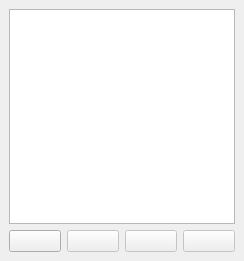
<?xml version="1.0" encoding="UTF-8"?>
<ui version="4.0">
 <class>GridViewDock</class>
 <widget class="QDockWidget" name="GridViewDock">
  <property name="geometry">
   <rect>
    <x>0</x>
    <y>0</y>
    <width>244</width>
    <height>261</height>
   </rect>
  </property>
  <property name="minimumSize">
   <size>
    <width>0</width>
    <height>0</height>
   </size>
  </property>
  <property name="mouseTracking">
   <bool>false</bool>
  </property>
  <property name="windowIcon">
   <iconset resource="../resources.qrc">
    <normaloff>:/img/hammer.png</normaloff>:/img/hammer.png</iconset>
  </property>
  <property name="toolTip">
   <string>These are your grid views. They can be customized. Right-click for editing options...</string>
  </property>
  <property name="statusTip">
   <string>These are your grid views. They can be customized. Right-click for editing options...</string>
  </property>
  <property name="whatsThis">
   <string>These are your grid views. They can be customized. Right-click for editing options...</string>
  </property>
  <property name="windowTitle">
   <string>Grid Views</string>
  </property>
  <widget class="QWidget" name="main_widget">
   <property name="enabled">
    <bool>true</bool>
   </property>
   <property name="toolTip">
    <string/>
   </property>
   <layout class="QVBoxLayout" name="verticalLayout">
    <item>
     <widget class="QListWidget" name="list_views">
      <property name="enabled">
       <bool>true</bool>
      </property>
      <property name="font">
       <font>
        <pointsize>8</pointsize>
       </font>
      </property>
      <property name="contextMenuPolicy">
       <enum>Qt::CustomContextMenu</enum>
      </property>
      <property name="editTriggers">
       <set>QAbstractItemView::NoEditTriggers</set>
      </property>
      <property name="alternatingRowColors">
       <bool>true</bool>
      </property>
      <property name="uniformItemSizes">
       <bool>true</bool>
      </property>
     </widget>
    </item>
    <item>
     <layout class="QHBoxLayout" name="horizontalLayout">
      <item>
       <widget class="QPushButton" name="btn_add">
        <property name="toolTip">
         <string>Add a new grid view.</string>
        </property>
        <property name="text">
         <string/>
        </property>
        <property name="icon">
         <iconset resource="../resources.qrc">
          <normaloff>:/img/table--plus.png</normaloff>:/img/table--plus.png</iconset>
        </property>
       </widget>
      </item>
      <item>
       <widget class="QPushButton" name="btn_edit">
        <property name="enabled">
         <bool>false</bool>
        </property>
        <property name="toolTip">
         <string>Edit the selected grid view.</string>
        </property>
        <property name="text">
         <string/>
        </property>
        <property name="icon">
         <iconset resource="../resources.qrc">
          <normaloff>:/img/table--pencil.png</normaloff>:/img/table--pencil.png</iconset>
        </property>
       </widget>
      </item>
      <item>
       <widget class="QPushButton" name="btn_del">
        <property name="enabled">
         <bool>false</bool>
        </property>
        <property name="toolTip">
         <string>Remove the selected grid view.</string>
        </property>
        <property name="text">
         <string/>
        </property>
        <property name="icon">
         <iconset resource="../resources.qrc">
          <normaloff>:/img/table--minus.png</normaloff>:/img/table--minus.png</iconset>
        </property>
       </widget>
      </item>
      <item>
       <widget class="QPushButton" name="btn_copy">
        <property name="enabled">
         <bool>false</bool>
        </property>
        <property name="toolTip">
         <string>Make a copy of the selected grid view.</string>
        </property>
        <property name="text">
         <string/>
        </property>
        <property name="icon">
         <iconset resource="../resources.qrc">
          <normaloff>:/img/tables.png</normaloff>:/img/tables.png</iconset>
        </property>
       </widget>
      </item>
     </layout>
    </item>
   </layout>
  </widget>
 </widget>
 <resources>
  <include location="../resources.qrc"/>
 </resources>
 <connections/>
</ui>
